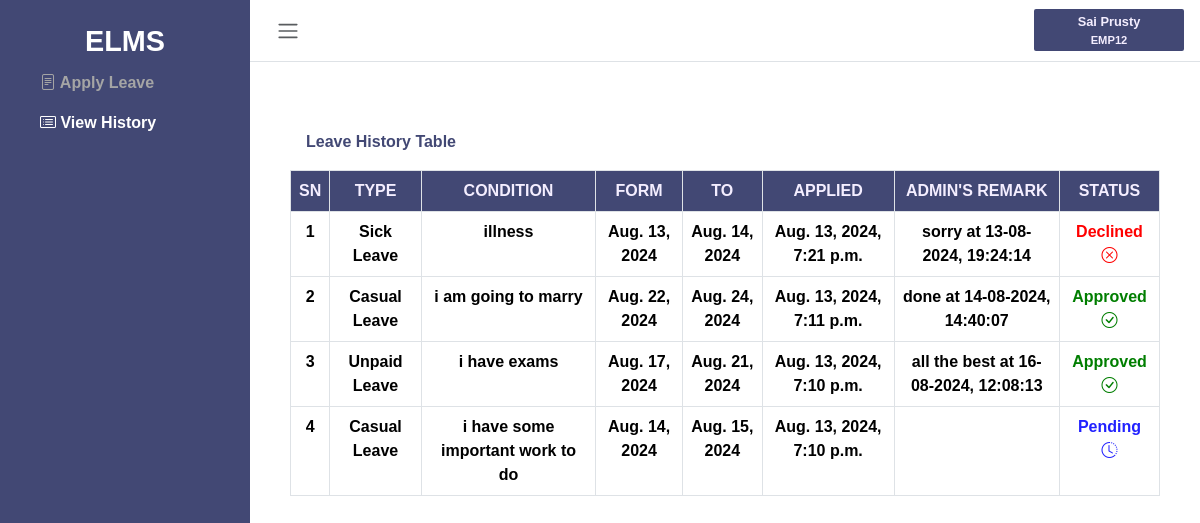
Page /leave/view_history (signed in) on the committed database.
### leave/models.py (models this page shows, shortened)
class employee(models.Model):
    eid = models.CharField(max_length=100)
    fname = models.CharField(max_length=255)
    lname = models.CharField(max_length=255)
    email = models.EmailField(max_length=255)
    phone = models.CharField(max_length=20)
    department = models.CharField(max_length=100)
    gender = models.CharField(max_length=20)
    address = models.TextField()
    city = models.CharField(max_length=255)
    country = models.CharField(max_length=255)
    password = models.CharField(max_length=255)
    status = models.IntegerField(default=1)
    regdate = models.DateTimeField(default=timezone.now)

class leave(models.Model):
    leavetype= models.CharField(max_length=100)
    toDate=models.DateField()
    fromDate = models.DateField()
    description = models.TextField()
    request_date = models.DateTimeField(default=timezone.now)
    adminRemark= models.TextField()
    adminRemarkDate = models.CharField(max_length=255)
    status = models.IntegerField()
    isRead = models.IntegerField()
    eid = models.ForeignKey(employee, on_delete=models.CASCADE)

### leave/views.py (the view)
# urls.py: path('view_history', views.view_history, name='view_history'),
def view_history(request):
    email = request.session.get('employee_email')
    emp_details = employee.objects.get(email=email)
    leave_request = reversed(leave.objects.filter(eid_id=emp_details.id))
    context = {
        'leave_details' : leave_request,
        'emp_details' : emp_details
    }
    return render(request, 'employee/view_history.html', context)

### leave/templates/employee/view_history.html (shortened to what this page needs)
{% extends "layout.html" %}
{% block content %}
    <div class="wrapper">
        {% include "emp_sidebar.html" %}
        <div class="main">
            <nav class="navbar navbar-expand px-3 border-bottom">
                <button class="btn" id="toggleSidebar" type="button" >
                    <span class="navbar-toggler-icon"></span>
                </button>
                <div class="profile dropdown-center" >
                    <div class="name" type="button" data-bs-toggle="dropdown" aria-expanded="false">{{emp_details.fname}} {{emp_details.lname}}</div>
                    <div class="emp-id" type="button" data-bs-toggle="dropdown" aria-expanded="false">{{emp_details.eid}}</div>
                </div>
            </nav>
            <main class="content px-3 py-2">
                <div class="container-fluid">
                    <div class="mb-3">
                        <div class="container mt-4">
                            <div class="table-title p-3 d-flex justify-content-between" >
                              <span class="d-flex align-items-center">Leave History Table</span>
                            </div>
                            <div class= "table-responsive">
                            <table class="table text-center table-bordered progress-table">
                                <thead>
                                  <tr id="table-header">
                                    <th scope="col">SN</th>
                                    <th scope="col">TYPE</th>
                                    <th scope="col">CONDITION</th>
                                    <th scope="col">FORM</th>
                                    <th scope="col">TO</th>
                                    <th scope="col">APPLIED</th>
                                    <th scope="col">ADMIN'S REMARK</th>
                                    <th scope="col">STATUS</th>
                                  </tr>
                                </thead>
                                <tbody class="table-responsive-sm">
                                {% for i in leave_details %}
                                  <tr>
                                    <td scope="row">{{forloop.counter}}</td>
                                    <td>{{i.leavetype}}</td>
                                    <td>{{i.description}}</td>
                                    <td>{{i.fromDate}}</td>
                                    <td>{{i.toDate}}</td>
                                    <td>{{i.request_date}}</td>
                                    <td>
                                      {% if i.adminRemarkDate == ""%}
                                      <span></span>
                                      {% else %}
                                      {{i.adminRemark}} at {{i.adminRemarkDate}}
                                      {% endif %}
                                    </td>
                                    <td>
                                      {% if i.status == 0%}
                                      <span class="pending">Pending <i class="bi bi-clock-history"></i></span>
                                      {% elif i.status == 1%}
                                      <span class="declined">Declined <i class="bi bi-x-circle"></i></span>
                                      {%else%}
                                      <span class="approved">Approved <i class="bi bi-check-circle"></i></span>
                                      {% endif %}
                                    </td>
                                  </tr>
                                  {% endfor %}
                                </tbody>
                              </table>
                            </div>
                        </div>
                    </div>
                </div>
            </main>
        </div>
    </div>
    {% endblock content %}

### static/css/styles.css (style rules this page uses)
.pending { color: rgb(33, 33, 255); }
.declined { color: red; }
.approved { color: rgb(0, 126, 0); }

### static/css/sidebar.css (style rules this page uses)
* { margin: 0; padding: 0; box-sizing: border-box; }
body, html { height: 100%; font-family:'Gill Sans', 'Gill Sans MT', Calibri, 'Trebuchet MS', sans-serif; font-weight:600; }
.wrapper { display: flex; height: 100%; }
.main { margin-left: 250px; width: 100%; overflow-y: auto; transition: margin-left 0.3s ease; }
.btn { border: none; padding: 10px; cursor: pointer; }
.content { margin-top: 20px; }
.navbar { display: flex; justify-content: space-between; }
.profile { width: 150px; background-color: #424874; display: flex; align-items: center; flex-direction: column; align-items: center; color: #f4eeff; padding: 3px; border-radius: 2px; }
.emp-id { font-size: 0.7rem; }
.name { font-size: 0.8rem; }
.table-title { color: #424874; }
.table th { background-color: #424874; color: #f4eeff; }

### rows in the picture
employee: fname "Sai", lname "Prusty", eid "EMP12"
leave: leavetype "Sick Leave", description "illness", fromDate "Aug. 13, 2024", toDate "Aug. 14, 2024", request_date "Aug. 13, 2024, 7:21 p.m.", adminRemark "sorry", adminRemarkDate "13-08-2024, 19:24:14", status "Declined"
leave: leavetype "Casual Leave", description "i am going to marry", fromDate "Aug. 22, 2024", toDate "Aug. 24, 2024", request_date "Aug. 13, 2024, 7:11 p.m.", adminRemark "done", adminRemarkDate "14-08-2024, 14:40:07", status "Approved"
leave: leavetype "Unpaid Leave", description "i have exams", fromDate "Aug. 17, 2024", toDate "Aug. 21, 2024", request_date "Aug. 13, 2024, 7:10 p.m.", adminRemark "all the best", adminRemarkDate "16-08-2024, 12:08:13", status "Approved"
leave: leavetype "Casual Leave", description "i have some important work to do", fromDate "Aug. 14, 2024", toDate "Aug. 15, 2024", request_date "Aug. 13, 2024, 7:10 p.m.", status "Pending"
